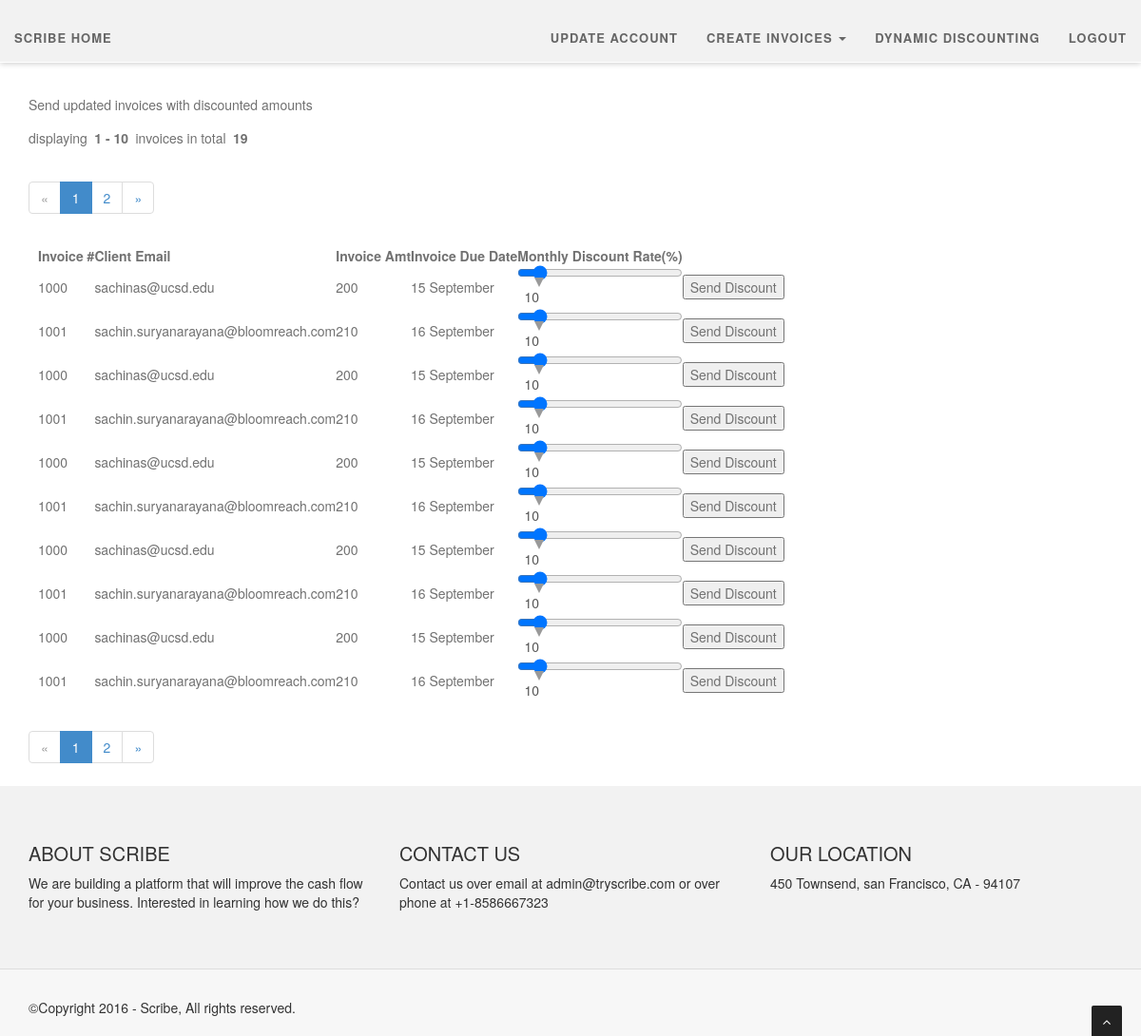
Screenshot of /dynamicDiscounting (signed in) with the database file from the repository.
### models.py (models this page shows, shortened)
class Invoice(Base):
    __tablename__ = 'Invoices'
    id = db.Column(db.Integer, primary_key=True)
    invoiceNumber = db.Column(db.String(120))
    clientEmail = db.Column(db.String(120))
    businessId = db.Column(db.String(30))
    invoiceAmt = db.Column(db.String(30))
    invoiceDueDate = db.Column(db.String(30))
    invoiceDate = db.Column(db.String(30))
    invoiceDesc = db.Column(db.String(30))

### app.py (the view)
@csrf.exempt
@app.route("/dynamicDiscounting", methods=['GET', 'POST'])
def dynamic_discounting():
  if request.method == 'POST':
    returnedInvoiceDict = send_discount(request)
    flash("we sent the new invoice to the client", "success")
  invoices = Invoice.query.filter_by(businessId=current_user.id)
  page = request.args.get('page', type=int, default=1)
  search = setSearchOption(request)
  ITEMS_PER_PAGE = 10
  i = (page - 1) * ITEMS_PER_PAGE
  invoicesPerPage = invoices[i:i + ITEMS_PER_PAGE]
  pagination = Pagination(page=page, per_page=10, total=invoices.count(), search=search, record_name='invoices',
                          css_framework='bootstrap3')
  return render_template('pages/dynamicDiscounting.html', title='Discounts!!', invoices=invoicesPerPage,
                         pagination=pagination)

### app.py (called while the page is built)
@login_manager.user_loader
def load_user(id):
  if id is None or id == 'None':
    id = -1
  return Business.query.get(int(id))

def setSearchOption(request):
  search = False
  q = request.args.get('q')
  if q:
    search = True
  return search

### templates/pages/dynamicDiscounting.html (shortened to what this page needs)
{% extends 'layouts/main.html' %}
{% block content %}
    Send updated invoices with discounted amounts
    {{ pagination.info }}
    {{ pagination.links }}
    <table>
      <thead>
        <tr>
          <th>Invoice #</th>
          <th>Client Email</th>
            <th>Invoice Amt</th>
            <th>Invoice Due Date</th>
            <th>Monthly Discount Rate(%)</th>
        </tr>
      </thead>
      <tbody>
        {% for invoice in invoices %}
          <tr>
            <td>{{ invoice.invoiceNumber }}</td>
            <td>{{ invoice.clientEmail }}</td>
              <td>{{ invoice.invoiceAmt }}</td>
            <td>{{ invoice.invoiceDueDate }}</td>
              <form action="/dynamicDiscounting" method="POST">
            <td><input type="range" id="discount" name="discount"  value="10" min="0" max="100"><output for="discount" onforminput="value = discount.valueAsNumber;"></output>
                <input type="hidden" id="invoiceId" name="invoiceId" value="{{ invoice.invoiceNumber }}"></td>
            <td><input type="submit" name="my-form" id="sendDiscount2" value="Send Discount"></td>
            </form>
          </tr>
        {% endfor %}
      </tbody>
    </table>
    {{ pagination.links }}
{% endblock %}

### templates/layouts/main.html (shortened to what this page needs)
<!DOCTYPE html>
<html lang="en">
<head>
    <link href="/static/css/bootstrap.min.css" rel="stylesheet" type="text/css">
    <link href="/static/font-awesome/css/font-awesome.min.css" rel="stylesheet" type="text/css" />
	<link rel="stylesheet" type="text/css" href="/static/plugins/cubeportfolio/css/cubeportfolio.min.css">
	<link href="/static/css/nivo-lightbox.css" rel="stylesheet" />
	<link href="/static/css/nivo-lightbox-theme/default/default.css" rel="stylesheet" type="text/css" />
	<link href="/static/css/owl.carousel.css" rel="stylesheet" media="screen" />
    <link href="/static/css/owl.theme.css" rel="stylesheet" media="screen" />
	<link href="/static/css/animate.css" rel="stylesheet" />
	<link href="/static/css/style.css" rel="stylesheet">
	<link rel="stylesheet" type="text/css" href="/static/css/netdna.bootstrap.min.css">
	<link id="bodybg" href="/static/bodybg/bg1.css" rel="stylesheet" type="text/css" />
	<link id="t-colors" href="/static/color/default.css" rel="stylesheet">
</head>
<body id="page-top" data-spy="scroll" data-target=".navbar-custom">
<div id="wrapper">
	<nav class="navbar navbar-custom navbar-fixed-top" role="navigation">
		<div class="collapse navbar-collapse" style="background:#F2F2F2;">
          <ul class="nav navbar-nav">
            <li {% if request.endpoint == 'home' %} class="active" {% endif %}><a href="{{ url_for('home') }}">Scribe Home</a></li>
          </ul>
          <ul class="nav navbar-nav pull-right">
			  <li><a href="{{ url_for('update_business_details') }}">Update Account</a></li>
			  <li class="dropdown">
				  <a class="dropdown-toggle" data-toggle="dropdown">Create Invoices <b class="caret"></b></a>
			  </li>
			  <li><a href="{{ url_for('dynamic_discounting') }}">Dynamic Discounting</a></li>
			  <li><a href="{{ url_for('logout') }}">logout</a></li>
          </ul>
        </div>
    </nav>
</div>
<main id="content" role="main">
  {% block content %}{% endblock %}
</main>
<footer>
	<div class="container">
		<div class="row">
			<div class="col-sm-6 col-md-4">
				<div class="wow fadeInDown" data-wow-delay="0.1s">
					<div class="widget">
						<h5>About Scribe</h5>
						<p>
						We are building a platform that will improve the cash flow for your business. Interested in learning how we do this?
						</p>
					</div>
				</div>
			</div>
			<div class="col-sm-6 col-md-4">
				<div class="wow fadeInDown" data-wow-delay="0.1s">
					<div class="widget">
						<h5>Contact us</h5>
						<p>
						Contact us over email at admin@tryscribe.com or over phone at +1-8586667323
						</p>
					</div>
				</div>
			</div>
			<div class="col-sm-6 col-md-4">
				<div class="wow fadeInDown" data-wow-delay="0.1s">
					<div class="widget">
						<h5>Our location</h5>
						<p>450 Townsend, san Francisco, CA - 94107</p>
					</div>
				</div>
			</div>
		</div>
	</div>
	<div class="sub-footer">
		<div class="container">
			<div class="row">
				<div class="col-sm-6 col-md-6 col-lg-6">
					<div class="wow fadeInLeft" data-wow-delay="0.1s">
					<div class="text-left">
					<p>&copy;Copyright 2016 - Scribe, All rights reserved.</p>
					</div>
					</div>
				</div>
			</div>
		</div>
	</div>
</footer>
<a href="#" class="scrollup"><i class="fa fa-angle-up active"></i></a>
</body>
</html>

### static/css/style.css (style rules this page uses)
body { width: 100%; height: 100%; font-family: 'Open Sans', sans-serif; font-weight: 300; color: #666; background-color: #ddd; font-size: 16px; line-height: 1.6em; }
html { width: 100%; height: 100%; }
label, input, button, select, textarea { font-family: 'Open Sans', sans-serif; font-size: inherit; line-height: inherit; }
h5 { font-size: 24px; }
h1, h2, h3, h4, h5, h6 { margin: 0 0 30px; font-family: 'Roboto', sans-serif; font-weight: 400; color: #444; line-height: 1em; }
p { margin: 0 0 20px; }
a { color: #666; -webkit-transition: all .2s ease-in-out; -moz-transition: all .2s ease-in-out; transition: all .2s ease-in-out; }
.navbar.navbar-custom { width: inherit; margin: 0 auto; padding-bottom:0; box-shadow: 0 0 3px rgba(0,0,0,0.12); box-shadow: 0 1px 6px rgba(0,0,0,.2); -webkit-box-shadow: 0 1px 6px rgba(0,0,0,.2); -moz-box-shadow: 0 1px 6px rgba(0,0,0,.2); -o-box-shadow: 0 1px 6px rgba(0,0,0,.2); }
.navbar { margin-bottom: 0; border-bottom: 1px solid rgba(255,255,255,.3); }
.navbar.navbar-custom.navbar-fixed-top { background: #fff; }
.navbar.navbar-custom { padding-top: 0; }
.navbar.navbar-custom ul.nav.navbar-nav { margin-top: 15px; -webkit-transition: all .4s ease-in-out; -moz-transition: all .4s ease-in-out; transition: all .4s ease-in-out; }
.navbar-custom ul.nav li a { font-size: 13px; letter-spacing: 1px; color: #666; text-transform: uppercase; font-weight: 700; background: transparent; }
main { margin-top:100px; margin-left:30px; margin-right:30px; min-height:400px; background:#fff; color: #717171; }
table { display:block; min-height:200px; padding:10px; }
tr,td,th { padding:10px; }
.pagination-page-info { padding: .6em; padding-left: 0; margin: .5em; margin-left: 0; }
.pagination-page-info b { padding-left: 2px; padding: .1em .25em; }
output { width: 40px; height: 30px; text-align: center; color: black; border-radius: 10px; display: inline-block; bottom: 175%; left: 0; margin-left: -1%; }
output:after { content: ""; width: 0; height: 0; border-top: 10px solid #999999; border-left: 5px solid transparent; border-right: 5px solid transparent; top: 100%; left: 50%; margin-left: -5px; margin-top: -1px; }
form { align: center; width: 400px; margin: auto; margin-top: 10%; margin-bottom: 5%; }
footer { background-color: #f2f2f2; }
footer { padding: 50px 0 0; }
footer .widget { margin-bottom: 30px; }
footer .widget h5 { font-size: 20px; margin-bottom: 10px; text-transform: uppercase; }
.sub-footer { margin-top: 30px; background-color: #f7f7f7; border-top: 1px solid #ddd; padding: 30px 0 10px; }
footer .sub-footer p { font-size: 14px; }
.scrollup { position:fixed; width:32px; height:32px; bottom:0px; right:20px; background: #222; -webkit-border-radius: 2px 2px 0 0; -moz-border-radius: 2px 2px 0 0; border-radius: 2px 2px 0 0; }
a.scrollup { outline:0; text-align: center; }
a.scrollup i { margin-top: 10px; color: #fff; }

### static/bodybg/bg1.css (style rules this page uses)
body { background-color:#fff; }

### templates/layouts/main.html (style rules this page uses)
a { color:#666666; }
h5 { font:12px; }

### rows the page displays
Invoice: invoiceNumber "1000", clientEmail "sachinas@ucsd.edu", invoiceAmt "200", invoiceDueDate "15 September"
Invoice: invoiceNumber "1001", clientEmail "sachin.suryanarayana@bloomreach.com", invoiceAmt "210", invoiceDueDate "16 September"
Invoice: invoiceNumber "1000", clientEmail "sachinas@ucsd.edu", invoiceAmt "200", invoiceDueDate "15 September"
Invoice: invoiceNumber "1001", clientEmail "sachin.suryanarayana@bloomreach.com", invoiceAmt "210", invoiceDueDate "16 September"
Invoice: invoiceNumber "1000", clientEmail "sachinas@ucsd.edu", invoiceAmt "200", invoiceDueDate "15 September"
Invoice: invoiceNumber "1001", clientEmail "sachin.suryanarayana@bloomreach.com", invoiceAmt "210", invoiceDueDate "16 September"
Invoice: invoiceNumber "1000", clientEmail "sachinas@ucsd.edu", invoiceAmt "200", invoiceDueDate "15 September"
Invoice: invoiceNumber "1001", clientEmail "sachin.suryanarayana@bloomreach.com", invoiceAmt "210", invoiceDueDate "16 September"
Invoice: invoiceNumber "1000", clientEmail "sachinas@ucsd.edu", invoiceAmt "200", invoiceDueDate "15 September"
Invoice: invoiceNumber "1001", clientEmail "sachin.suryanarayana@bloomreach.com", invoiceAmt "210", invoiceDueDate "16 September"

### other values shown
{{ pagination.info }} "displaying 1 - 10 invoices in total 19"
{{ pagination.links }} "« 1 2 »"
